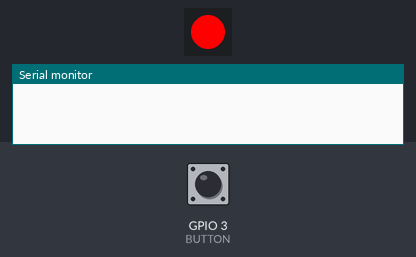
The program below on a simulated ESP32. Shown: 1 RGB LEDs in strip order, left to right, the last lines printed to the serial monitor. Inputs (shaded band) come from the test bench; at power-on: GPIO 3 (BUTTON) HIGH.

Above: at 1.2 s.
1.3 s: GPIO 3 (BUTTON) pulled LOW for 0.15 s
At 2.3 s:
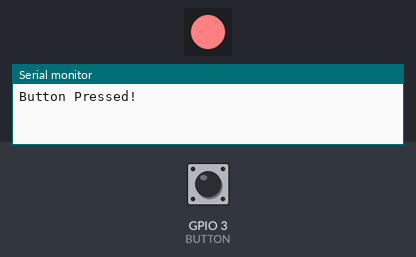
3.0 s: GPIO 3 (BUTTON) pulled LOW for 1 s
At 4.3 s:
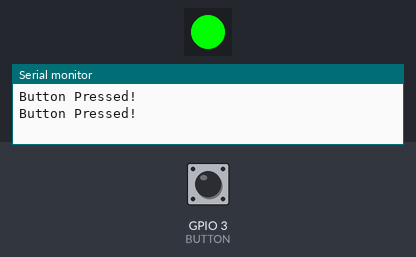
5.5 s: GPIO 3 (BUTTON) pulled LOW for 0.15 s
At 6.8 s:
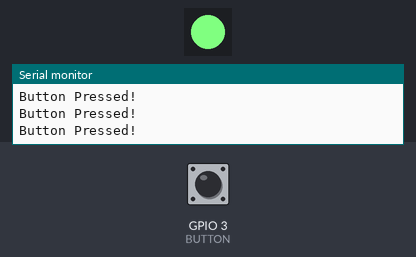
7.2 s: GPIO 3 (BUTTON) pulled LOW for 3.2 s
At 11.6 s:
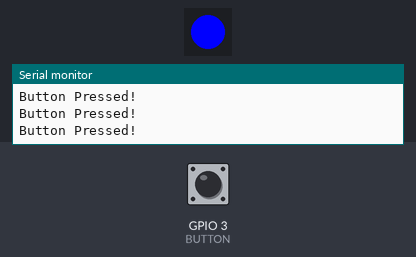
11.9 s: GPIO 3 (BUTTON) pulled LOW for 0.15 s
At 13.1 s:
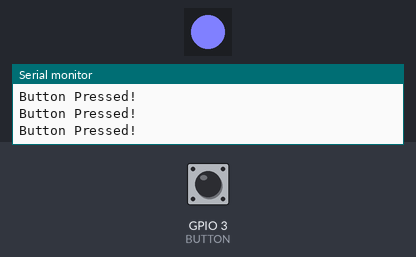
Timing chart, 0 to 14.6 s (numbered marks = the images above; inputs shaded):
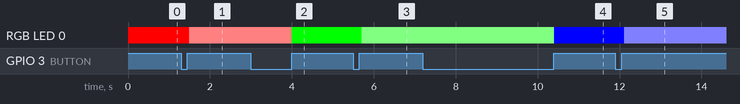

The program:

main.cpp
```cpp
#include <Adafruit_NeoPixel.h>
#define BUTTON      3
#define LED         2
#define NUMPIXELS   1

Adafruit_NeoPixel pixels(NUMPIXELS, LED, NEO_GRB + NEO_KHZ800);
TaskHandle_t TaskHandle_buttonRead;
TaskHandle_t TaskHandle_Led;

int buttonLastState = HIGH;
int buttonCurrentState;
int buttonCount = 1;

int high = 255;
int mid = 128;
int low = 0;

void buttonRead(void* pvParameters) {
  while(true) {
    buttonCurrentState = digitalRead(BUTTON);
    if(buttonLastState == LOW && buttonCurrentState == HIGH) {
      Serial.println("Button Pressed!");
      buttonCount++;
      if (buttonCount > 6) {
        buttonCount = 1;
      }
    }
    buttonLastState = buttonCurrentState;
    vTaskDelay(10 / portTICK_RATE_MS);
  }
}

void changeLedState(void* pvParameters) {
  while(true) {
    pixels.clear();
    switch (buttonCount) {
      case 1:
        pixels.setPixelColor(0, pixels.Color(high, low, low));
        break;
      case 2:
        pixels.setPixelColor(0, pixels.Color(high, mid, mid));
        break;
      case 3:
        pixels.setPixelColor(0, pixels.Color(low, high, low));
        break;
      case 4:
        pixels.setPixelColor(0, pixels.Color(mid, high, mid));
        break;
      case 5:
        pixels.setPixelColor(0, pixels.Color(low, low, high));
        break;
      case 6:
        pixels.setPixelColor(0, pixels.Color(mid, mid, high));
        break;
      default:
        break;
    }
    pixels.show();
    vTaskDelay(100 / portTICK_RATE_MS);
  }
}

void setup() {
  Serial.begin(115200);
  pixels.begin();
  pinMode(BUTTON, INPUT_PULLUP);

  xTaskCreate(buttonRead, "buttonRead", 2048 * 1, nullptr, 128 * 10, &TaskHandle_buttonRead);
  xTaskCreate(changeLedState, "changeLedState", 2048 * 1, nullptr, 128 * 1, &TaskHandle_Led);
}

void loop() {
}
```

Measured:
- after the input at 1.3 s, RGB LED 0: RGB(255, 0, 0) → RGB(255, 128, 128) after 0.20 s
- after the input at 3.0 s, RGB LED 0: RGB(255, 128, 128) → RGB(0, 255, 0) after 1.0 s
- after the input at 5.5 s, RGB LED 0: RGB(0, 255, 0) → RGB(128, 255, 128) after 0.21 s
- after the input at 7.2 s, RGB LED 0: RGB(128, 255, 128) → RGB(0, 0, 255) after 3.2 s
- after the input at 11.9 s, RGB LED 0: RGB(0, 0, 255) → RGB(128, 128, 255) after 0.21 s
